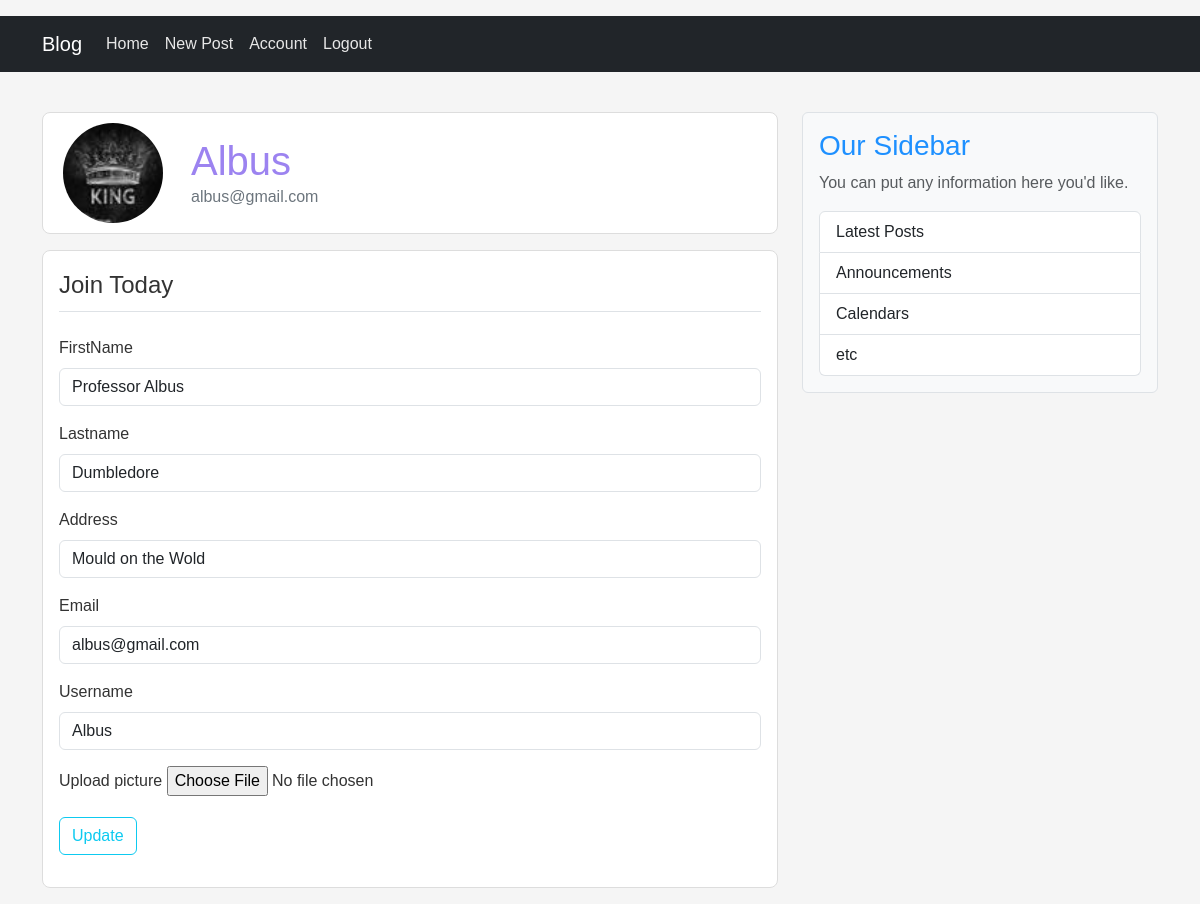
The page /account (signed in) on the database its author committed.
### blog/models.py (models this page shows, shortened)
class User(db.Model, UserMixin):
    id = db.Column(db.Integer, primary_key=True)
    firstname = db.Column(db.String(20), unique=False, nullable=False)
    lastname = db.Column(db.String(20), unique=False, nullable=False)
    email = db.Column(db.String(20), unique=True, nullable=False)
    username = db.Column(db.String(20), unique=True, nullable=False)
    image_file = db.Column(db.String(20), nullable=False, default='default.jpg')
    password = db.Column(db.String(20), nullable=False)
    address= db.Column(db.String(20), nullable=False)
    posts = db.relationship('Post', backref='author', lazy=True)

### blog/routes.py (the view)
@app.route('/account', methods=['GET', 'POST'])
@login_required
def account():
    form=UpdateAccountForm()
    if form.validate_on_submit():
        if form.picture.data:
            picture_file = save_picture(form.picture.data)
            current_user.image_file = picture_file
        current_user.firstname = form.firstname.data
        current_user.lastname = form.lastname.data
        current_user.address = form.address.data
        current_user.email = form.email.data
        current_user.username = form.username.data
        db.session.commit()
        flash('Your account has been updated.', 'success')
        return redirect(url_for('account'))
    elif request.method == 'GET':
        form.firstname.data = current_user.firstname
        form.lastname.data = current_user.lastname
        form.address.data = current_user.address
        form.email.data = current_user.email
        form.username.data = current_user.username
    image_file = url_for('static', filename='profile_pics/' + current_user.image_file)
    return render_template('account.html', title='Account',
                           image_file=image_file, form=form)

### blog/forms.py (shortened to what this page needs)
class UpdateAccountForm(FlaskForm):
    firstname = StringField('FirstName',
                            validators=[DataRequired(), Length(min=2, max=20)])
    lastname = StringField('Lastname',
                           validators=[DataRequired(), Length(min=2, max=20)])
    picture = FileField('Upload picture',
                        validators=[FileAllowed(['jpg', 'png'])])
    email = StringField('Email',
                        validators=[DataRequired(), Email()])
    username = StringField('Username',
                           validators=[DataRequired(), Length(min=2, max=20)])
    address = StringField('Address',
                          validators=[DataRequired()])
    submit = SubmitField('Update')

### blog/models.py (called while the page is built)
@login_manager.user_loader
def load_user(user_id):
    return User.query.get(int(user_id))

### blog/templates/account.html (shortened to what this page needs)
{% extends 'index.html' %}
{% block content %}
<div class="sticky-header__container my-3">
    <div class="sticky-header__user-container d-flex align-items-center">
        <div class="sticky-header__avtar me-3">
            <img class="account-img rounded-circle" src="{{ image_file }}" alt="User Avatar">
        </div>
        <div class="sticky-header__user-detail">
            <h2 class="account-heading mb-0">{{ current_user.username }}</h2>
            <p class="text-secondary mb-0">{{ current_user.email }}</p>
        </div>
    </div>
</div>
<div class="content-section my-3">
    <form method="POST" action="" enctype="multipart/form-data">
        <fieldset class="form-group">
            <legend class="border-bottom mb-4 pb-2">Join Today</legend>
            <div class="mb-3">
                {{ form.firstname.label(class="form-label") }}
                {% if form.firstname.errors %}
                    {{ form.firstname(class="form-control is-invalid") }}
                    <div class="invalid-feedback">
                        {% for error in form.firstname.errors %}
                            <span>{{ error }}</span>
                        {% endfor %}
                    </div>
                {% else %}
                    {{ form.firstname(class="form-control") }}
                {% endif %}
            </div>
            <div class="mb-3">
                {{ form.lastname.label(class="form-label") }}
                {% if form.lastname.errors %}
                    {{ form.lastname(class="form-control is-invalid") }}
                    <div class="invalid-feedback">
                        {% for error in form.lastname.errors %}
                            <span>{{ error }}</span>
                        {% endfor %}
                    </div>
                {% else %}
                    {{ form.lastname(class="form-control") }}
                {% endif %}
            </div>
            <div class="mb-3">
                {{ form.address.label(class="form-label") }}
                {% if form.address.errors %}
                    {{ form.address(class="form-control is-invalid") }}
                    <div class="invalid-feedback">
                        {% for error in form.address.errors %}
                            <span>{{ error }}</span>
                        {% endfor %}
                    </div>
                {% else %}
                    {{ form.address(class="form-control") }}
                {% endif %}
            </div>
            <div class="mb-3">
                {{ form.email.label(class="form-label") }}
                {% if form.email.errors %}
                    {{ form.email(class="form-control is-invalid") }}
                    <div class="invalid-feedback">
                        {% for error in form.email.errors %}
                            <span>{{ error }}</span>
                        {% endfor %}
                    </div>
                {% else %}
                    {{ form.email(class="form-control") }}
                {% endif %}
            </div>
            <div class="mb-3">
                {{ form.username.label(class="form-label") }}
                {% if form.username.errors %}
                    {{ form.username(class="form-control is-invalid") }}
                    <div class="invalid-feedback">
                        {% for error in form.username.errors %}
                            <span>{{ error }}</span>
                        {% endfor %}
                    </div>
                {% else %}
                    {{ form.username(class="form-control") }}
                {% endif %}
            </div>
            <div class="mb-3">
                {{ form.picture.label(class="form-label") }}
                {{ form.picture(class="form-control-file") }}
            </div>
        </fieldset>
        <div class="mb-3">
            {{ form.submit(class="btn btn-outline-info") }}
        </div>
    </form>
</div>
{% endblock content %}

### blog/static/main.css (style rules this page uses)
body { background: #f5f5f5; color: #333; margin-top: 1rem; font-family: Arial, sans-serif; }
h1, h2, h3, h4, h5, h6 { color: #1e90ff; }
.content-section { background-color: #ffffff; padding: 1rem; border: 1px solid #ddd; border-radius: 8px; margin: 1rem 0; }
.account-img { height: 100px; width: 100px; border-radius: 50%; object-fit: cover; background-color: #f0f0f0; }
.account-heading { font-size: 2.5rem; color: #9c83f0; }
.sticky-header__container { background-color: #ffffff; padding: 10px 20px; border: 1px solid #ddd; border-radius: 8px; display: flex; align-items: center; justify-content: space-between; max-width: 1024px; margin: 0 auto; gap: 10px; }
.sticky-header__user-container { display: flex; align-items: center; gap: 12px; }

### rows shown on the page
User: username "Albus", email "albus@gmail.com", firstname "Professor Albus", lastname "Dumbledore", address "Mould on the Wold"
